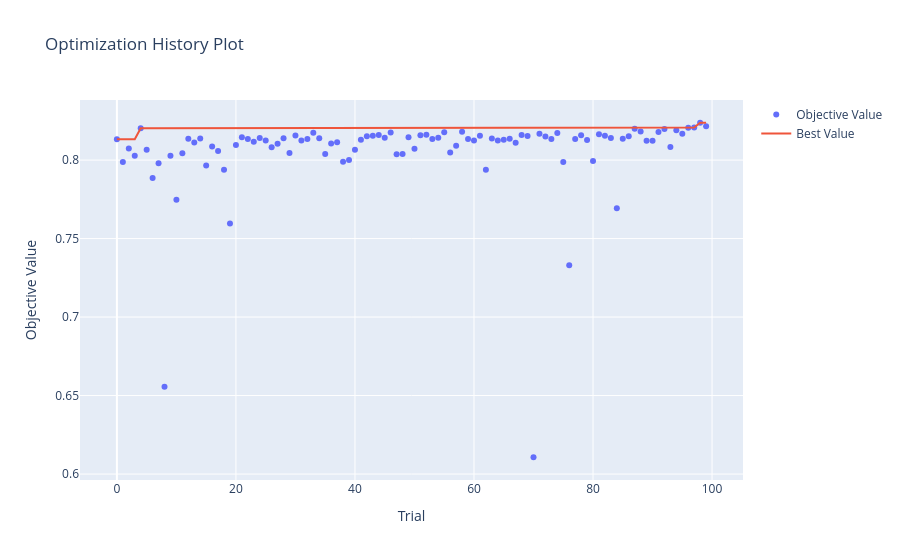
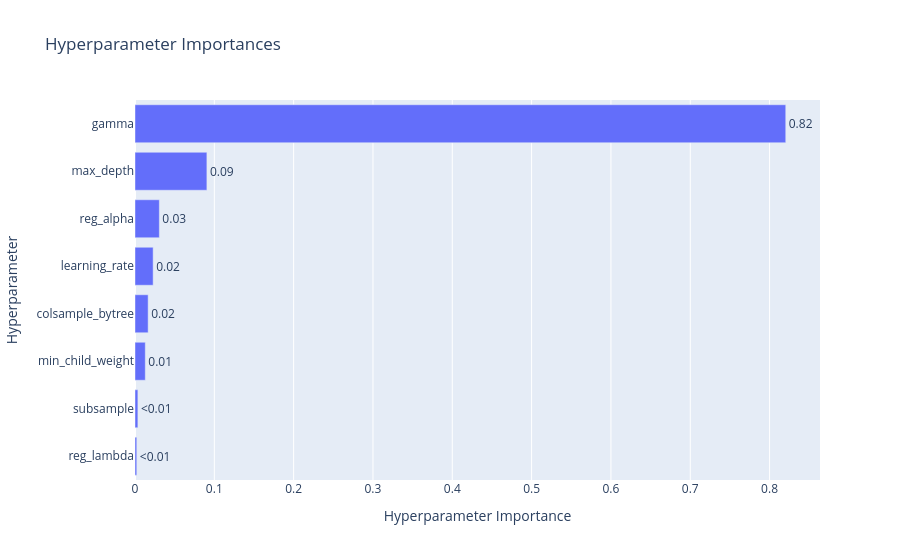

Notebook cell for these charts, in order:
### Code cell
fig1 = plot_optimization_history(study)
fig1.show()

fig2 = plot_param_importances(study)
fig2.show()
